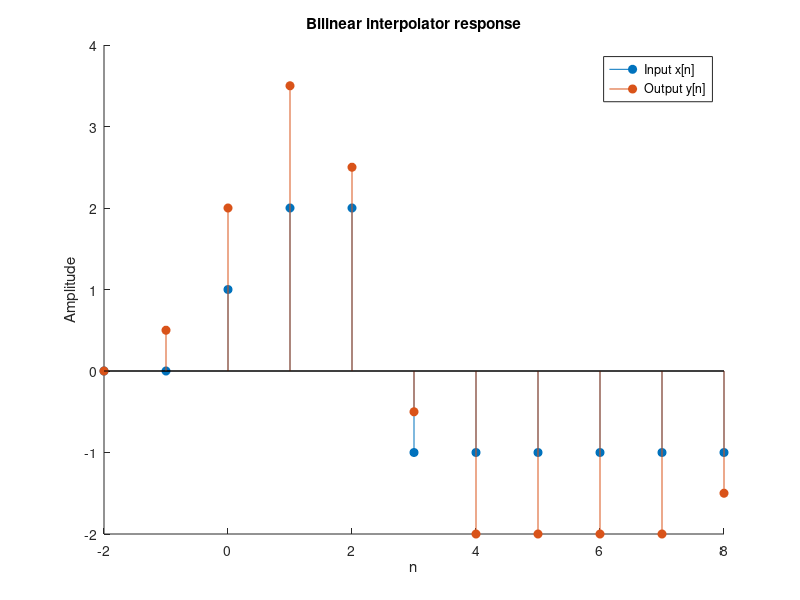

MATLAB code to generate this figure:
%% Experiment - 2
% Example - 2
clc;
clear;
figure;

%% Without using inbuilt function
n = -2 : 8;  % Discrete time index
x = [n == 0] + 2 * [n >= 1] - 3 * [n >= 3];  % Input signal
x1 = [0 0 x];  % x[n-1]
x2 = [0 x 0];  % x[n]
x3 = [x 0 0];  % x[n+1]
y = x2 + (x1 + x3) / 2;
y(1) = []; y(end) = [];

hold on;
stem(n, x, 'filled')
stem(n, y, 'filled')
hold off;
title('Bilinear interpolator response')
legend('Input x[n]', 'Output y[n]')
xlabel('n')
ylabel('Amplitude')
